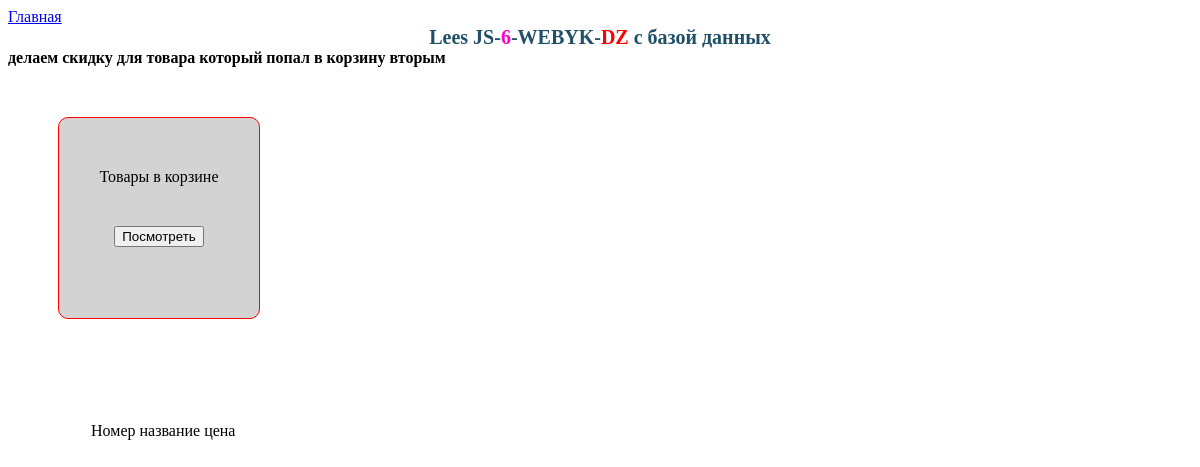
Before: /less6/dz/ with the older database file.
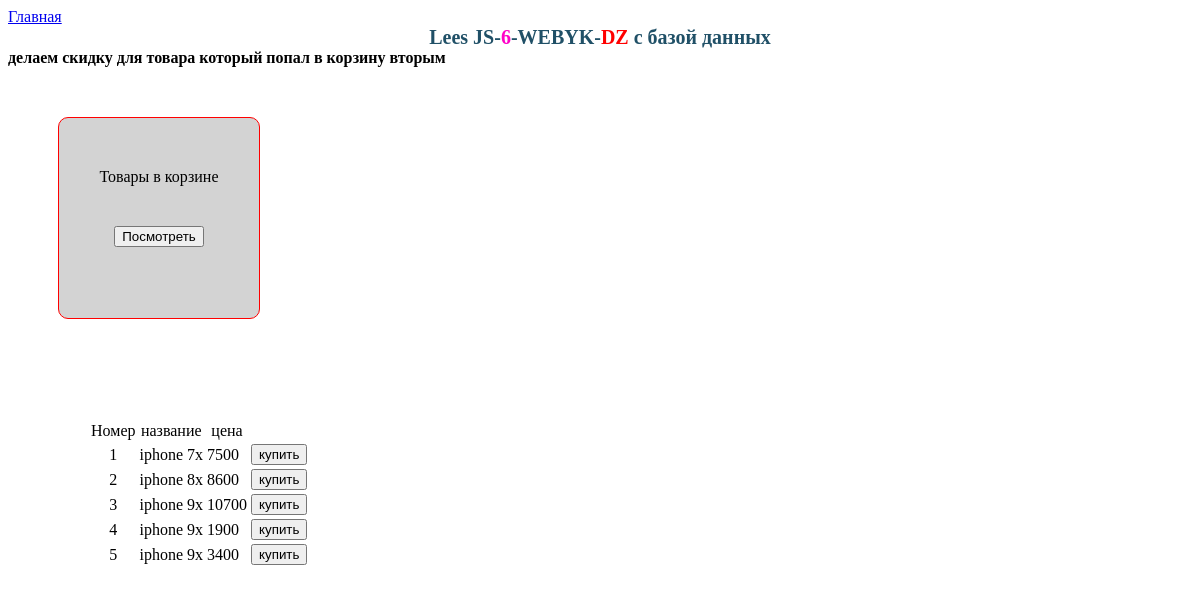
After: the same page with the newer database file.
### less6/models.py (models this page shows, shortened)
class ProductModel(models.Model):
    class Meta:
        verbose_name = 'Тоовар'
        verbose_name_plural = 'Товары'
        db_table = 'products_six'
    id = models.AutoField(primary_key=True, auto_created=True, null=False)
    productsname = models.CharField('Название', max_length=20, blank=True, null=True)
    price = models.CharField(max_length=30, verbose_name='Цена', blank=True)
    num_product = models.PositiveIntegerField('Номер продукта', auto_created=True, null=True, unique=True)

### less6/views.py (the view)
# urls.py: path('dz/', JsDefDz6, name='lessdz6'),
def JsDefDz6(request):
    all_products = ProductModel.objects.values_list()
    return render(request, 'less6/htdz6.html', {'all_products': all_products})

### templates/less6/htdz6.html (shortened to what this page needs)
{% extends 'base.html' %}
{% load static %}
{% block css %}<link type="text/css" rel="stylesheet" href="{% static "less6/css/less-dz6.css" %}">{% endblock css %}
{% block content %}
    <div class="less-dz">Lees JS-<span class="color-int">6</span>-WEBYK-<span class="color-dz">DZ</span> с базой данных </div>
    <div style="font-weight: bolder; text-align: -webkit-left">делаем скидку для товара который попал в корзину вторым</div>
    <div class="product-in-cart">
        <div class="text-prod">Товары в корзине</div>
        <button onclick="modalShow()">Посмотреть</button>
    </div>
    <div class="main-table">
    <table>
        <tr class="tr-index">
            <td class="td_index">Номер</td>
            <td>название</td>
            <td>цена</td>
        </tr>
        {% for all_products_s in all_products %}
            <tr>
                <td class="td_index">{{ all_products_s.1 }}</td>
                <td>{{ all_products_s.2 }}</td>
                <td>{{ all_products_s.3 }}</td>
            <td>
                <div>
                <button class='bay' onclick="openModal('{{ all_products_s.2 }}', {{ all_products_s.3 }}, this, {{ all_products_s.0 }})">купить</button>
                </div>
            </td>
            </tr>
        {% endfor %}
        </table>
    </div>
{% endblock %}

### templates/base.html (shortened to what this page needs)
{% load static %}
<!doctype html>
<html lang="en" xmlns="http://www.w3.org/1999/html">
<head>
{% block css %}{% endblock css %}
</head>
<div class="main-div"><a href="{% url 'index' %}">Главная</a></div>
{% block body %}<body>
{% block content %}<main></main>{% endblock %}
</body>{% endblock body %}
</html>

### less6/static/less6/css/less-dz6.css (style rules this page uses)
.less-dz { text-align: center; font-size: 20px; font-weight: bolder; color: #205067; }
.color-dz { color: red; }
.color-int { color: #ff00c8; }
.product-in-cart { width: 200px; height: 200px; background: lightgrey; border-radius: 10px; border: 1px solid red; text-align: center; margin-top: 50px; margin-left: 50px; }
div .text-prod { margin-bottom: 40px; margin-top: 50px; }
.tr-index { text-align: center; }
.td_index { text-align: center; }
.main-table { margin-top: 100px; margin-left: 80px; }

Changed rows visible on the page:
added ProductModel: id "1", productsname "iphone 7x", price "7500"
added ProductModel: id "2", productsname "iphone 8x", price "8600"
added ProductModel: id "3", productsname "iphone 9x", price "10700"
added ProductModel: id "4", productsname "iphone 9x", price "1900"
added ProductModel: id "5", productsname "iphone 9x", price "3400"
